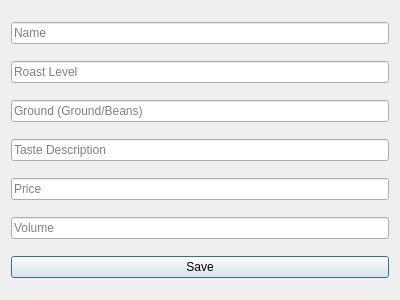
<?xml version="1.0" encoding="UTF-8"?>
<ui version="4.0">
 <class>AddEditCoffeeForm</class>
 <widget class="QDialog" name="AddEditCoffeeForm">
  <property name="geometry">
   <rect>
    <x>0</x>
    <y>0</y>
    <width>400</width>
    <height>300</height>
   </rect>
  </property>
  <property name="windowTitle">
   <string>Add/Edit Coffee</string>
  </property>
  <layout class="QVBoxLayout" name="verticalLayout">
   <item>
    <widget class="QLineEdit" name="nameInput">
     <property name="placeholderText">
      <string>Name</string>
     </property>
    </widget>
   </item>
   <item>
    <widget class="QLineEdit" name="roastLevelInput">
     <property name="placeholderText">
      <string>Roast Level</string>
     </property>
    </widget>
   </item>
   <item>
    <widget class="QLineEdit" name="groundInput">
     <property name="placeholderText">
      <string>Ground (Ground/Beans)</string>
     </property>
    </widget>
   </item>
   <item>
    <widget class="QLineEdit" name="tasteDescriptionInput">
     <property name="placeholderText">
      <string>Taste Description</string>
     </property>
    </widget>
   </item>
   <item>
    <widget class="QLineEdit" name="priceInput">
     <property name="placeholderText">
      <string>Price</string>
     </property>
    </widget>
   </item>
   <item>
    <widget class="QLineEdit" name="volumeInput">
     <property name="placeholderText">
      <string>Volume</string>
     </property>
    </widget>
   </item>
   <item>
    <widget class="QPushButton" name="saveButton">
     <property name="text">
      <string>Save</string>
     </property>
    </widget>
   </item>
  </layout>
 </widget>
 <resources/>
 <connections/>
</ui>
